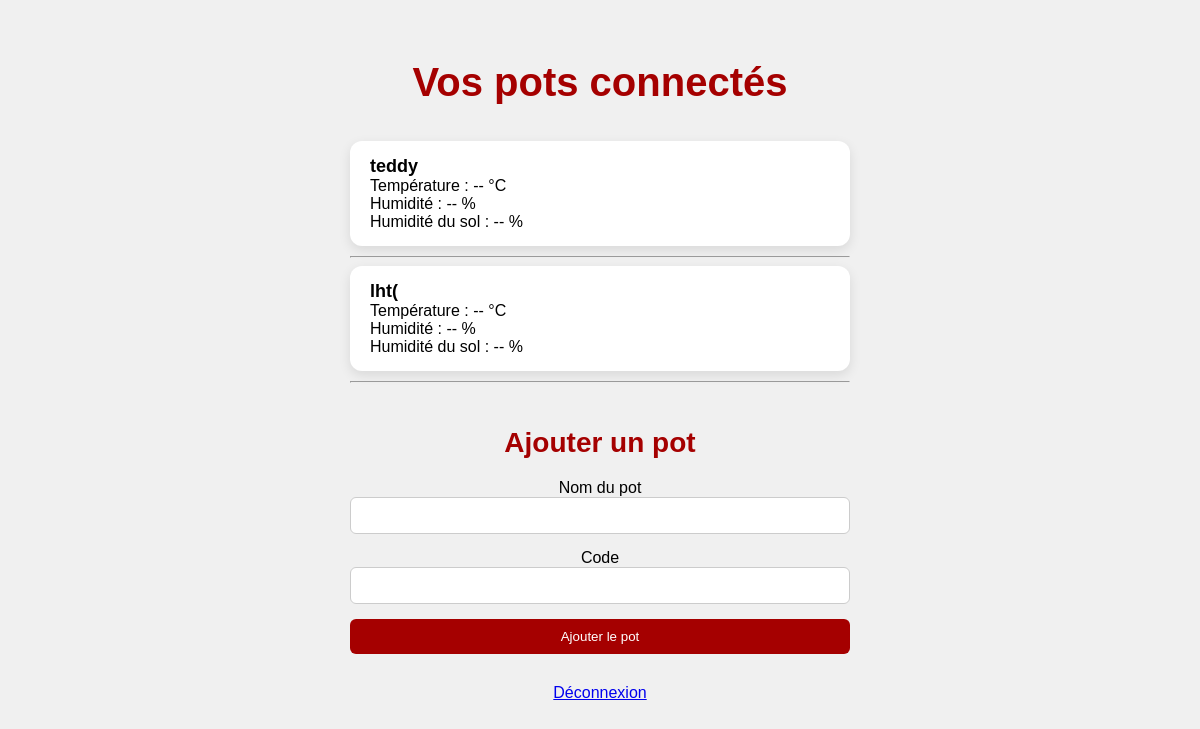
Page / (signed in) on the earlier database version.
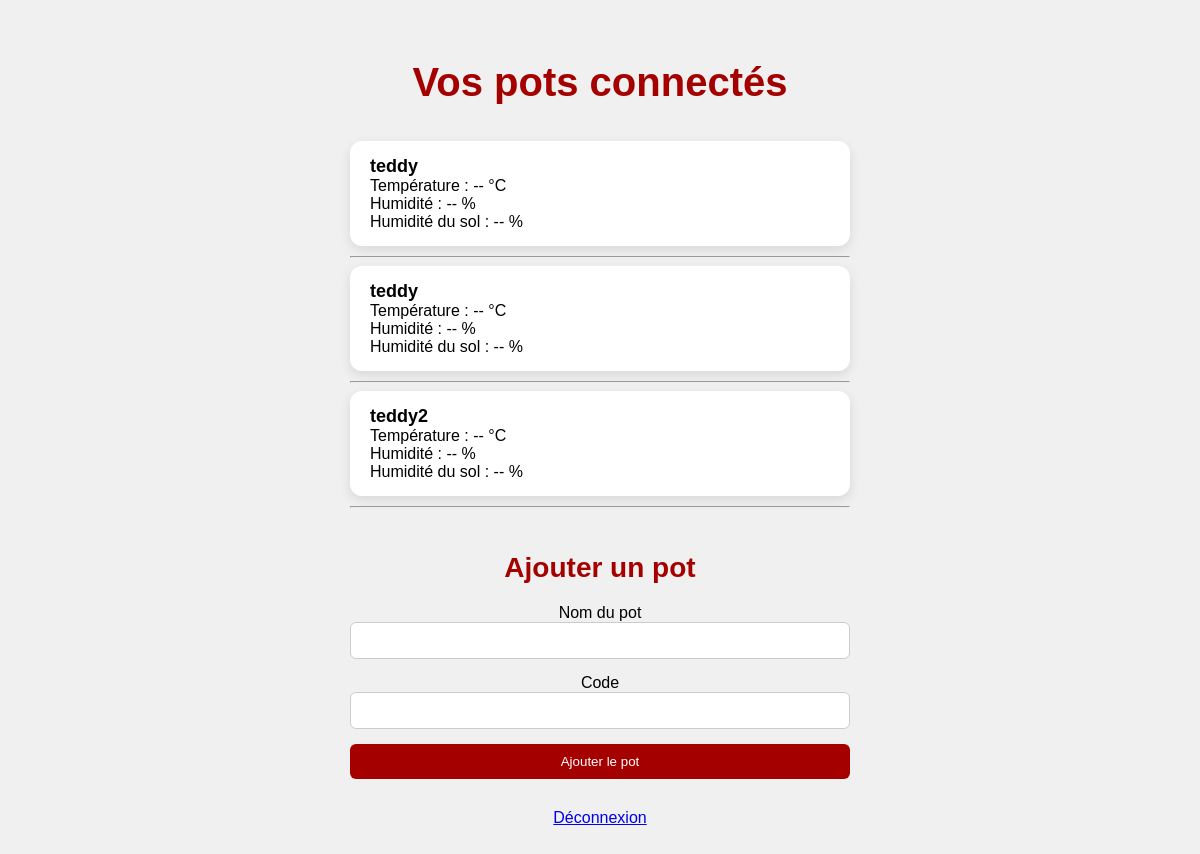
Same page on the later database version.
### tables this page shows
CREATE TABLE pots (
            id INTEGER PRIMARY KEY AUTOINCREMENT,
            user_id INTEGER NOT NULL,
            mqtt_id TEXT NOT NULL,
            name TEXT NOT NULL,
            topic TEXT NOT NULL,
            FOREIGN KEY(user_id) REFERENCES users(id)
        );

### app.py (the view)
@app.route("/")
def home():
    if "user" not in session:
        return redirect(url_for("login"))
    pots = bdd.get_pots(session["user_id"])
    return render_template("dashboard.html", username=session["user"], pots=pots)

### bdd.py (called while the page is built)
def get_db():
    conn = sqlite3.connect(DB_PATH)
    conn.row_factory = sqlite3.Row
    return conn

def get_pots(user_id):
    conn = get_db()
    pots = conn.execute(
        "SELECT * FROM pots WHERE user_id=?",
        (user_id,)
    ).fetchall()
    conn.close()
    return pots

### templates/dashboard.html (shortened to what this page needs)
<!DOCTYPE html>
<html lang="fr">
<head>
  <link rel="stylesheet" href="{{ url_for('static', filename='index.css') }}">
</head>
<body>
    <h2>Vos pots connectés</h2>
    <ul>
        {% for pot in pots %}
        <li data-id="{{ pot.mqtt_id }}" data-topic="{{ pot.topic }}">
            <strong>{{ pot.name }}</strong><br>
            Température : <span id="temp_{{ pot.mqtt_id }}">--</span> °C<br>
            Humidité : <span id="hum_{{ pot.mqtt_id }}">--</span> %<br>
            Humidité du sol : <span id="sol_{{pot.mqtt_id}}">--</span> %
        </li>
        <hr>
        {% endfor %}
    </ul>
    <h3>Ajouter un pot</h3>
    <form action="/add-pot" method="POST">
        <label>Nom du pot</label>
        <input type="text" name="name" required>
        <label>Code</label>
        <input type="text" name="code" required>
        <button type="submit">Ajouter le pot</button>
    </form>
    <a href="/logout">Déconnexion</a>
    </body>
</html>

### static/index.css (style rules this page uses)
body { background-color: #f0f0f0; font-family: Arial, sans-serif; margin: 0; min-height: 100vh; display: flex; flex-direction: column; justify-content: flex-start; align-items: center; padding: 40px 20px; }
h2, h3 { color: #a50000; text-align: center; margin: 20px 0; }
h2 { font-size: 40px; }
h3 { font-size: 28px; }
ul { list-style-type: none; padding: 0; width: 100%; max-width: 500px; }
li { background-color: #fff; padding: 15px 20px; margin-bottom: 10px; border-radius: 12px; box-shadow: 0 4px 12px rgba(0,0,0,0.1); text-align: left; }
li strong { font-size: 18px; }
form { display: flex; flex-direction: column; align-items: center; margin-bottom: 30px; width: 100%; max-width: 500px; }
form input { width: 100%; padding: 10px; margin-bottom: 15px; border: 1px solid #ccc; border-radius: 6px; box-sizing: border-box; }
form button { padding: 10px 20px; border: none; border-radius: 6px; background-color: #a50000; color: #fff; cursor: pointer; width: 100%; }

Differences in the rows shown:
changed pots (number 2 of 3 on the later page): name "lht(" → "teddy"
added pots: name "teddy2"
